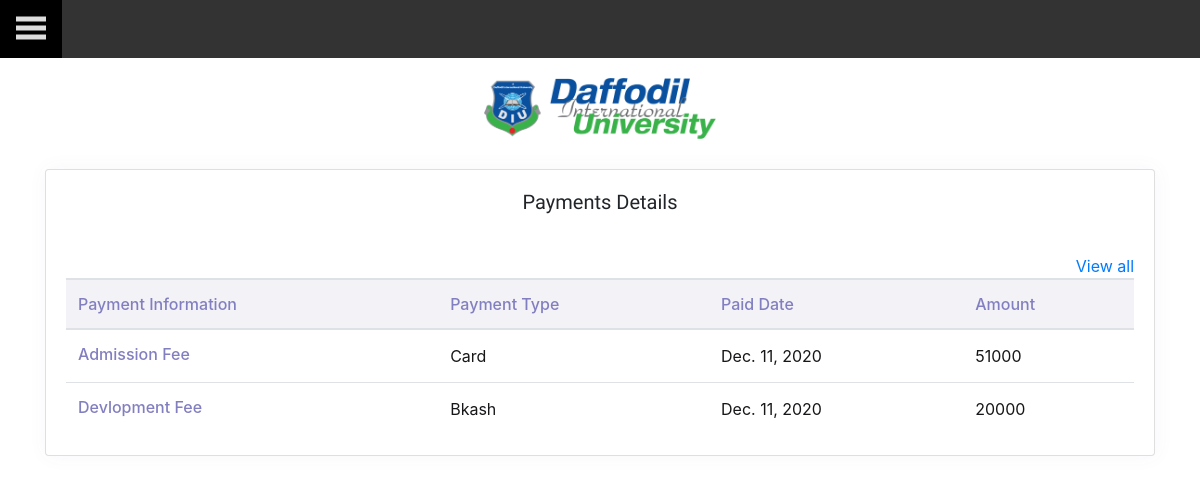
/payment/, run on the app's committed database.
### home/models.py (models this page shows)
class Payment(models.Model):
    pinfo = models.CharField(max_length=20)
    ptype = models.CharField(max_length=20)
    date = models.DateField()
    ammount = models.CharField(max_length=20)

### home/views.py (the view)
# urls.py: path('payment/', home_views.pay),
def pay(request):
    if request.method == "GET":
        payment = Payment.objects.all()
        context = {
            'payment': payment
        }
    return render(request, 'home/Payment.html', context)

### home/templates/home/Payment.html (shortened to what this page needs)
{% load static %}
<!DOCTYPE html>
<html lang="en">
<head>
  <link rel="stylesheet" href="{% static 'home/home2.css' %}">
  <link rel="stylesheet" href="{% static 'home/Payment.css' %}">
  <link rel="stylesheet" href="https://cdn.jsdelivr.net/npm/bootstrap@4.5.3/dist/css/bootstrap.min.css"
>
</head>
<body>
  <nav class="topnav">
    <a href="#" onclick="openNav()">
      <svg width="30" height="30" id="icoOpen">
        <path d="M0,5 30,5" stroke="#ddd" stroke-width="5" />
        <path d="M0,14 30,14" stroke="#ddd" stroke-width="5" />
        <path d="M0,23 30,23" stroke="#ddd" stroke-width="5" />
      </svg>
    </a>
  </nav>
  <div id="main">
    <img class="img" src="{% static 'home/logo.png' %}" alt="Logo" width="20%" height="20%">
    <div class="container">
      <div class="row">
        <div class="col-xl-12">
          <div class="card">
            <div class="card-body">
              <h5 class="header-title pb-3 mt-0" style="margin-top:20px; font-family: sofia; text-align:center">Payments
                Details</h5>
              <div class="table-responsive">
                <table class="table table-hover mb-0">
                  <thead>
                    <tr class="align-self-center">
                      <th>Payment Information</th>
                      <th>Payment Type</th>
                      <th>Paid Date</th>
                      <th>Amount</th>
                    </tr>
                  </thead>
                  <tbody>
                      {% for payment in payment %}
                          <tr>
                              <th scope="row">{{payment.pinfo}}</th>
                              <td>{{payment.ptype}}</td>
                              <td>{{payment.date}}</td>
                              <td>{{payment.ammount}}</td>
                          </tr>
                      {% endfor %}
                  </tbody>
                  <div class="pt-3 border-bottom text-right"><a href="#" class="text-primary">View all </a></div>
              </div>
            </div>
          </div>
        </div>
      </div>
    </div>
</body>
</html>

### home/static/home/Home2.css (style rules this page uses)
#main { transition: margin-left .5s; padding: 20px; overflow: hidden; width: 100%; }
body { overflow-x: hidden; }
.topnav { background-color: #333; overflow: hidden; }
.topnav a { float: left; display: block; color: #f2f2f2; text-align: center; padding: 14px 16px; text-decoration: none; font-size: 17px; }
.img { display: block; margin-left: auto; margin-right: auto; margin-bottom: 30px; }

### home/static/home/Payment.css (style rules this page uses)
body { background: #f5f5f5; margin-top: 20px; }
.card { border: none; -webkit-box-shadow: 1px 0 20px rgba(96, 93, 175, .05); box-shadow: 1px 0 20px rgba(96, 93, 175, .05); margin-bottom: 30px; }
.table th { font-weight: 500; color: #827fc0; }
.table thead { background-color: #f3f2f7; }
.table>tbody>tr>td, .table>tfoot>tr>td, .table>thead>tr>td { padding: 14px 12px; vertical-align: middle; }
.table tr td { color: #17171a; }
.img { display: block; margin-left: auto; margin-right: auto; }

### data on the page
Payment: pinfo "Admission Fee", ptype "Card", date "Dec. 11, 2020", ammount "51000"
Payment: pinfo "Devlopment Fee", ptype "Bkash", date "Dec. 11, 2020", ammount "20000"
